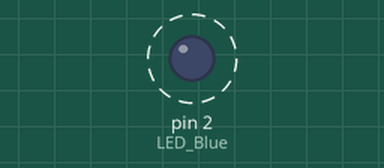
The sketch below on a simulated Arduino Uno, built with avr-gcc and run on an emulated ATmega328P. On the bench: output pins drawn as LEDs (lit = HIGH). Dashed ring = blinking.

Above: at 0.7 s.
Timing chart, 0 to 4.9 s (numbered marks = the images above):
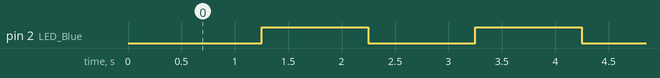

Measured:
- by itself, pin 2 (LED_Blue): alternates HIGH for 1.0 s and LOW for 1.0 s

The sketch:

GTIE-1_Test_Code_Status_LED.ino
```cpp
/*
  Dave Williams, DitroniX 2019-2022 (ditronix.net)
  GTIE Grid Tie Inverter Extender v1.0
  Features include ESP8266 CT Clamp Battery Voltage Detector I2C OLED Opto-In GPIO
  PCA v1.00 - Test Code Firmware v1 - 7th October 2022
  .
  Simplified Board Bring Up Test - Blue Status LED
  .
  Remember!
  - Set the BOARD to ESP8266 DEV Module (or similar).
  - You can also set the BAUD rate up to 921600 to speed up flashing.
  - The SDK does NOT need external power to flash.  It will take Power from the USB 5V.
  .
  The purpose of this test code is to cycle through the various main functions of the board as part of bring up testing.
  .
  This test code is OPEN SOURCE and formatted for easier viewing.  Although is is not intended for real world use, it may be freely used, or modified as needed.
  It is distributed on an "AS IS" BASIS, WITHOUT WARRANTIES OR CONDITIONS OF ANY KIND, either express or implied.

  Further information, details and examples can be found on our website wiki pages ditronix.net/wiki and github.com/DitroniX
*/

// ****************  VARIABLES / DEFINES / STATIC ****************

// Constants
const int LoopDelay = 1; // Loop Delay in Seconds

// **************** OUTPUTS ****************
#define LED_Blue 2 // Blue LED

// **************** INPUTS ****************

void setup() {

  // Stabalise
  delay(250);

  //  Configures the specified LED GPIO as outputs
  pinMode(LED_Blue, OUTPUT);

  // LEDs Default Off State
  digitalWrite(LED_Blue, HIGH);
}

void loop() {

  // Test Blue Status LED

  // Blue
  digitalWrite(LED_Blue, LOW);

  // Loop Delay
  delay(LoopDelay * 1000);

  digitalWrite(LED_Blue, HIGH);

  // Loop Delay
  delay(LoopDelay * 1000);

}
```
